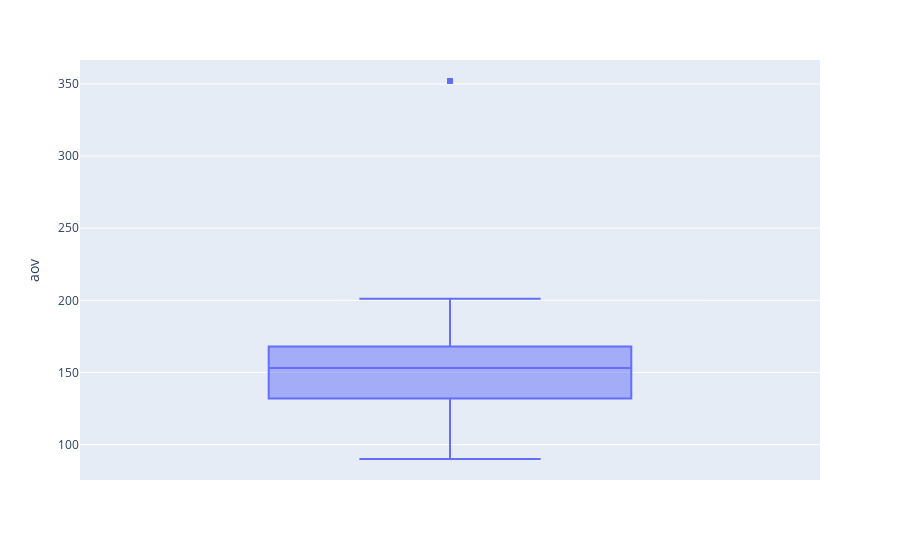

Here is the notebook cell this chart was saved with:
### Code cell
fig = px.box(data_filtered, y="aov")
fig.show()

### Figure 1 — Plotly figure (JSON) as saved in the notebook; plotly's stock layout.template omitted (floating-point values rounded to 4 significant figures; data arrays with more than 128 entries replaced by an {"elided": "..."} marker saying what was removed)
{"data": [{"alignmentgroup": "True", "hovertemplate": "aov=%{y}<extra></extra>", "legendgroup": "", "marker": {"color": "#636efa"}, "name": "", "notched": false, "offsetgroup": "", "orientation": "v", "showlegend": false, "type": "box", "x0": " ", "xaxis": "x", "y": {"elided": "4954 int values"}, "y0": " ", "yaxis": "y"}], "layout": {"boxmode": "group", "legend": {"tracegroupgap": 0}, "margin": {"t": 60}, "xaxis": {"anchor": "y", "domain": [0, 1]}, "yaxis": {"anchor": "x", "domain": [0, 1], "title": {"text": "aov"}}}}
